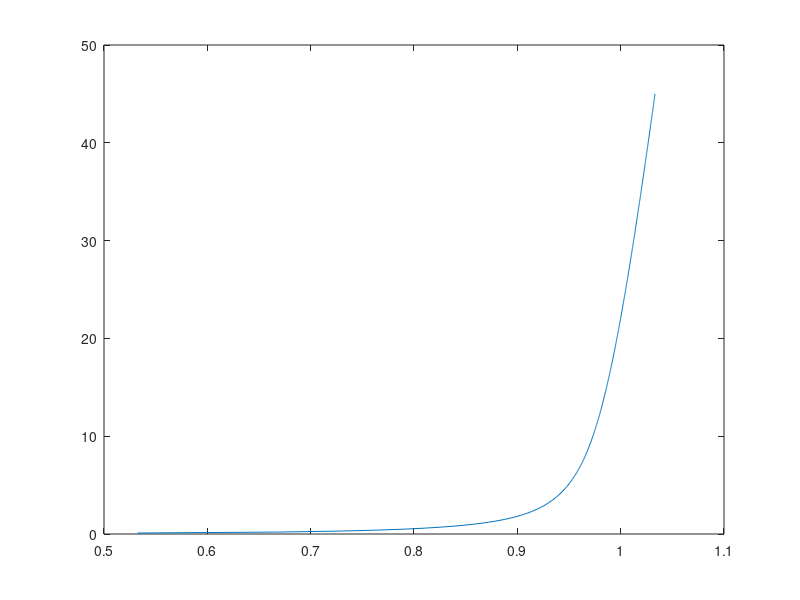

Reproduce this figure in MATLAB.
function outXpL = XWLC(F, P, S, kT, method)
%Calculates the XWLC extension-to-contour conversion for a given force(s) and XWLC parameters.
%Inputs: Force, XWLC parameters (Persistence length, Stretch modulus, kT), and XWLC method
% Force can be a vector, and this will work element-by-element on it.
%Example usage: Given extension E and force F, contour =  e./ XWLC(F)
%Method doesn't really matter, especially if you're fitting to DNA first (all it needs to do is match the shape)

if nargin < 5 || isempty(method)
    method = 3; %method 1: classic, 2: what phage used, 3: wikipedia
end

%Defaults
if nargin < 4 || isempty(kT)
    kT = 4.14; %pNnm, = .0138pNnm/K * 300K
end
if nargin < 3 || isempty(S)
    S = 900; %pN
end
if nargin < 2 || isempty(P)
    P = 50; %nm
end
if nargin < 1 || isempty(F)
    F = 0.1:0.1:45;
    testplot = 1;
else
    testplot = 0;
end

switch method
    case 2 %Legacy (used in Phage before me, kept here for historical reasons)
        % Simplification Variables
        a = -4*(F*P/kT-0.75);
        b = 4;
        m = 2*sqrt(-a/3);
        q = acos(3*b./(m.*a));
        sgn = 2*(a <= 0)-1; %accounts for change of sign and uses correct soln (YRC 10/06)
        outXpL = 1+F./S+1./(m.*cos(q/3+sgn*2*pi/3));
%         % at some point, they wanted this to output K*L; saved here (comment)
%         k = kT/P*(0.5./(1-outXpL+F/S).^3+1)./(1+kT/P/S*(0.5./(1-outXpL+F/S).^3+1));
%         outXpL = k;
    case 3 %From Wikipedia, eh sure
        %Simplification var.s
        C1 = F*P/kT;
        C2 = exp(nthroot(900./C1,4));
        outXpL = 4/3 ...
            + -4./(3.*sqrt(C1+1)) ...
            + -10*C2 ./sqrt(C1) ./(C2-1).^2 ...
            + C1.^1.62 ./ (3.55+ 3.8* C1.^2.2) ...
            + F./S;
    otherwise %Basic theory
        outXpL = 1-.5*(kT./F/P).^.5 + F/S;
end

if testplot
    figure('Name', sprintf('XWLC %dnm %dpN', P, S));
    plot(outXpL,0.1:0.1:45)
end
end